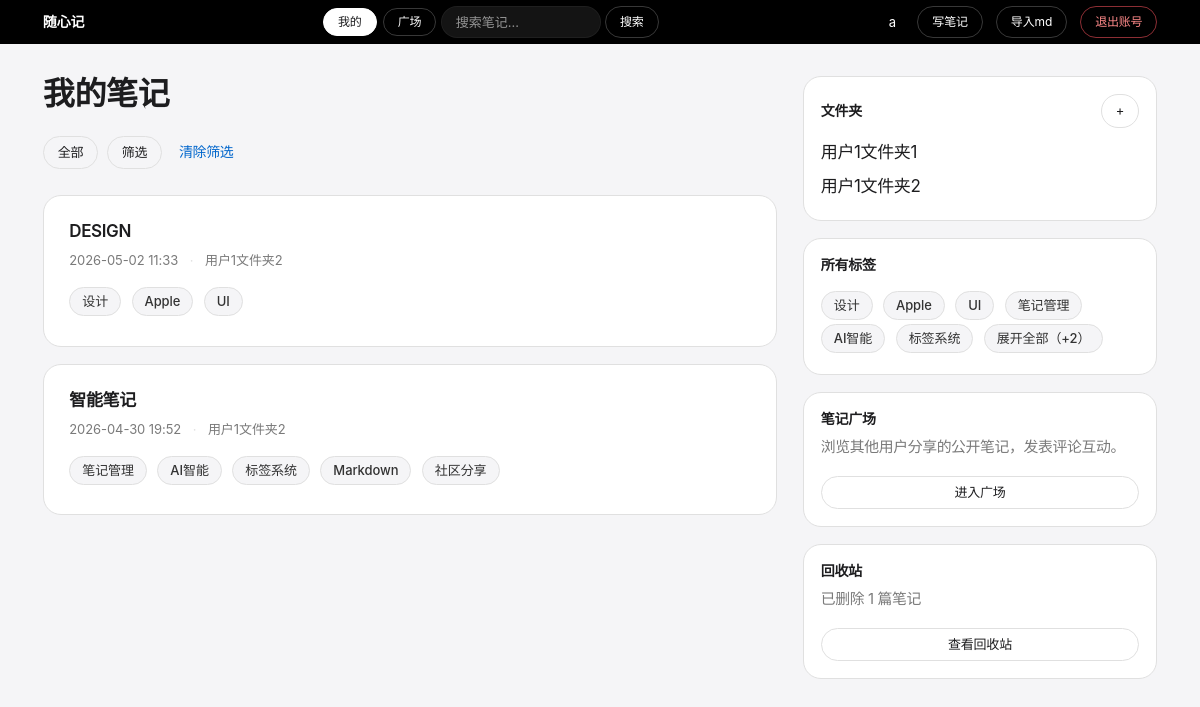
The page /?folder_id=2 (signed in) on the database its author committed.
### app.py (models this page shows)
class User(UserMixin, db.Model):
    id       = db.Column(db.Integer, primary_key=True)
    username = db.Column(db.String(80), unique=True, nullable=False)
    password = db.Column(db.String(200), nullable=False)
    notes    = db.relationship('Note', backref='author', lazy=True)
    comments = db.relationship('Comment', backref='author', lazy=True)

class Note(db.Model):
    id         = db.Column(db.Integer, primary_key=True)
    title      = db.Column(db.String(200), nullable=False)
    content    = db.Column(db.Text, nullable=False)
    created_at = db.Column(db.DateTime, default=datetime.utcnow)
    updated_at = db.Column(db.DateTime, default=datetime.utcnow)  # 手动在 edit 时刷新
    user_id    = db.Column(db.Integer, db.ForeignKey('user.id'), nullable=False)
    folder_id  = db.Column(db.Integer, db.ForeignKey('folder.id'), nullable=True)
    is_public  = db.Column(db.Boolean, default=False)
    is_deleted = db.Column(db.Boolean, default=False)
    deleted_at = db.Column(db.DateTime, nullable=True)
    tags       = db.relationship('Tag', secondary=note_tags, backref='notes')
    comments   = db.relationship('Comment', backref='note', lazy=True, order_by='Comment.created_at.desc()', cascade='all, delete-orphan')
    versions   = db.relationship('NoteVersion', backref='note', lazy=True, order_by='NoteVersion.created_at.desc()', cascade='all, delete-orphan')

class Folder(db.Model):
    id      = db.Column(db.Integer, primary_key=True)
    name    = db.Column(db.String(100), nullable=False)
    user_id = db.Column(db.Integer, db.ForeignKey('user.id'), nullable=False)
    notes   = db.relationship('Note', backref='folder', lazy=True)

class Tag(db.Model):
    id   = db.Column(db.Integer, primary_key=True)
    name = db.Column(db.String(50), unique=True, nullable=False)

### app.py (the view)
@app.route('/')
@login_required
def index():
    folder_id = request.args.get('folder_id')
    tag_id    = request.args.get('tag_id')
    q = Note.query.filter_by(user_id=current_user.id, is_deleted=False)
    if folder_id:
        q = q.filter_by(folder_id=folder_id)
    if tag_id:
        tag = db.session.get(Tag, int(tag_id))
        if tag:
            q = q.filter(Note.tags.contains(tag))
    notes   = q.order_by(Note.created_at.desc()).all()
    folders = Folder.query.filter_by(user_id=current_user.id).all()
    tags    = (Tag.query
               .join(note_tags)
               .join(Note)
               .filter(Note.user_id == current_user.id, Note.is_deleted == False)
               .distinct().all())
    trash_count = Note.query.filter_by(user_id=current_user.id, is_deleted=True).count()
    return render_template(
        'index.html', notes=notes, folders=folders, tags=tags,
        current_folder_id=int(folder_id) if folder_id else None,
        current_tag_id=int(tag_id) if tag_id else None,
        trash_count=trash_count,
    )

### app.py (called while the page is built)
@app.template_filter('local_time')
def local_time(dt):
    if dt is None:
        return ''
    beijing = timezone(timedelta(hours=8))
    return dt.replace(tzinfo=timezone.utc).astimezone(beijing).strftime('%Y-%m-%d %H:%M')

@login_manager.user_loader
def load_user(user_id):
    return db.session.get(User, int(user_id))

### templates/index.html (shortened to what this page needs)
{% extends 'base.html' %}
{% block content %}
<div class="row">
    <div class="col-md-8">
        <h2 class="display-title">我的笔记</h2>
        <div class="d-flex gap-2 mb-4 flex-wrap">
            <a href="/" class="btn btn-sm {% if not current_folder_id and not current_tag_id %}btn-dark{% else %}btn-outline-secondary{% endif %}">
                全部
            </a>
            <a href="/search?scope=mine" class="btn btn-sm btn-outline-secondary">筛选</a>
            {% if current_folder_id or current_tag_id %}
            <a href="/" class="btn-link-apple">清除筛选</a>
            {% endif %}
        </div>
        {% for note in notes %}
        <div class="card mb-3 p-4">
            <div class="d-flex justify-content-between align-items-start">
                <div class="flex-grow-1">
                    <h5 class="mb-2"><a href="/notes/{{ note.id }}" class="note-title-link">{{ note.title }}</a></h5>
                    <div class="note-meta">
                        <span>{{ note.created_at | local_time }}</span>
                        {% if note.folder %}
                        <span class="sep">·</span>
                        <span>{{ note.folder.name }}</span>
                        {% endif %}
                    </div>
                    {% if note.tags %}
                    <div class="mt-3">
                        {% for tag in note.tags %}
                        <a href="/tags/{{ tag.id }}" class="tag-badge tag-color-{{ tag.id % 8 }}">{{ tag.name }}</a>
                        {% endfor %}
                    </div>
                    {% endif %}
                </div>
            </div>
        </div>
        {% else %}
        <div class="text-center py-5">
            <p class="text-muted mb-3">还没有笔记，快去写第一篇吧</p>
            <a href="/notes/new" class="btn btn-primary">写笔记</a>
        </div>
        {% endfor %}
    </div>
    <div class="col-md-4">
        <div class="card p-3 mb-3">
            <div class="d-flex justify-content-between align-items-center mb-2">
                <h6 class="mb-0">文件夹</h6>
                <button class="btn btn-sm btn-outline-secondary" data-bs-toggle="collapse"
                    data-bs-target="#newFolderForm">+</button>
            </div>
            {% for folder in folders %}
            <a href="/folders/{{ folder.id }}" class="d-block note-title-link py-1">
                {{ folder.name }}
            </a>
            {% else %}
            <p class="text-muted small mb-0">还没有文件夹</p>
            {% endfor %}
        </div>
        <div class="card p-3 mb-3">
            <h6 class="mb-3">所有标签</h6>
            {% set ns = namespace(counts={}) %}
            {% for note in notes %}
                {% for tag in note.tags %}
                    {% if tag.id in ns.counts %}
                        {% set _ = ns.counts.update({tag.id: {'tag': tag, 'count': ns.counts[tag.id].count + 1}}) %}
                    {% else %}
                        {% set _ = ns.counts.update({tag.id: {'tag': tag, 'count': 1}}) %}
                    {% endif %}
                {% endfor %}
            {% endfor %}
            {% set sorted_tags = ns.counts.values() | sort(attribute='count', reverse=True) | list %}
            {% set top_tags = sorted_tags[:6] %}
            {% set rest_tags = sorted_tags[6:] %}
            {% if sorted_tags %}
                <div id="tagsWrap">
                    {% for item in top_tags %}
                    <a href="/tags/{{ item.tag.id }}" class="tag-badge tag-color-{{ item.tag.id % 8 }}">{{ item.tag.name }}</a>
                    {% endfor %}
                    {% if rest_tags %}
                    <button type="button" class="tag-badge btn-toggle-more" id="toggleMoreTags" aria-expanded="false">
                        <span class="tt-more">展开全部（+{{ rest_tags|length }}）</span>
                    </button>
                    {% endif %}
                </div>
            {% else %}
            <p class="text-muted small mb-0">还没有标签</p>
            {% endif %}
        </div>
        <div class="card p-3 mb-3">
            <h6 class="mb-2">笔记广场</h6>
            <p class="small text-muted">浏览其他用户分享的公开笔记，发表评论互动。</p>
            <a href="/plaza" class="btn btn-sm btn-outline-secondary w-100">进入广场</a>
        </div>
        <div class="card p-3">
            <h6 class="mb-2">回收站</h6>
            <p class="small text-muted">已删除 {{ trash_count }} 篇笔记</p>
            <a href="/trash" class="btn btn-sm btn-outline-secondary w-100">查看回收站</a>
        </div>
    </div>
</div>
{% endblock %}

### templates/base.html (shortened to what this page needs)
<!DOCTYPE html>
<html>
<head>
    <link href="https://cdn.jsdelivr.net/npm/bootstrap@5.3.0/dist/css/bootstrap.min.css" rel="stylesheet">
    <link rel="stylesheet" href="https://cdn.jsdelivr.net/npm/easymde/dist/easymde.min.css">
</head>
<body>
    <nav class="navbar navbar-dark mb-4">
        <div class="container">
            <a class="navbar-brand fw-bold" href="/">随心记</a>
            {% if current_user.is_authenticated %}
            <form class="d-flex align-items-center me-2" method="GET" action="/search" id="navSearchForm">
                <div class="btn-group btn-group-sm me-1" role="group">
                    <label class="btn btn-outline-light" for="nav-scope-mine">我的</label>
                    <label class="btn btn-outline-light" for="nav-scope-plaza">广场</label>
                </div>
                <input type="text" name="q" class="form-control form-control-sm me-1" placeholder="搜索笔记..."
                    style="width:160px">
                <button type="submit" class="btn btn-sm btn-outline-light">搜索</button>
            </form>
            <div>
                <a href="/profile" class="text-white text-decoration-none me-3">{{ current_user.username }}</a>
                <a href="/notes/new" class="btn btn-sm btn-outline-light me-2">写笔记</a>
                <form method="POST" action="/notes/import" enctype="multipart/form-data" class="d-inline">
                    <label class="btn btn-sm btn-outline-light me-2">
                        导入md
                    </label>
                </form>
                <a href="/logout" class="btn btn-sm btn-outline-danger" data-confirm="确定要退出账号吗？">退出账号</a>
            </div>
            {% endif %}
        </div>
    </nav>
    <div class="container">
        {% block content %}{% endblock %}
    </div>
</body>
</html>

### rows shown on the page
User: username "a"
Note: title "DESIGN", created_at|local_time "2026-05-02 11:33", folder.name "用户1文件夹2"
Tag: name "设计", tag.name "设计"
Tag: name "Apple", tag.name "Apple"
Tag: name "UI", tag.name "UI"
Note: title "智能笔记", created_at|local_time "2026-04-30 19:52", folder.name "用户1文件夹2"
Tag: name "笔记管理", tag.name "笔记管理"
Tag: name "AI智能", tag.name "AI智能"
Tag: name "标签系统", tag.name "标签系统"
Tag: name "Markdown"
Tag: name "社区分享"
Folder: name "用户1文件夹1"
Folder: name "用户1文件夹2"

### other values the page prints
{{ rest_tags|length }} "2"
{{ trash_count }} "1"
